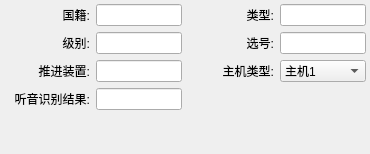
           <widget class="QWidget" name="tab_5">
            <attribute name="title">
             <string>目标信息</string>
            </attribute>
            <layout class="QGridLayout" name="gridLayout_3" rowstretch="1,1,1,1,0" columnstretch="1,1,1,1">
             <property name="leftMargin">
              <number>4</number>
             </property>
             <property name="topMargin">
              <number>4</number>
             </property>
             <property name="rightMargin">
              <number>4</number>
             </property>
             <property name="bottomMargin">
              <number>4</number>
             </property>
             <property name="spacing">
              <number>6</number>
             </property>
             <item row="0" column="0">
              <widget class="QLabel" name="label_14">
               <property name="maximumSize">
                <size>
                 <width>120</width>
                 <height>16777215</height>
                </size>
               </property>
               <property name="text">
                <string>国籍:</string>
               </property>
               <property name="alignment">
                <set>Qt::AlignRight|Qt::AlignTrailing|Qt::AlignVCenter</set>
               </property>
              </widget>
             </item>
             <item row="0" column="1">
              <widget class="QLineEdit" name="lineEdit_7"/>
             </item>
             <item row="2" column="1">
              <widget class="QLineEdit" name="lineEdit_11"/>
             </item>
             <item row="2" column="0">
              <widget class="QLabel" name="label_16">
               <property name="maximumSize">
                <size>
                 <width>120</width>
                 <height>16777215</height>
                </size>
               </property>
               <property name="text">
                <string>推进装置:</string>
               </property>
               <property name="alignment">
                <set>Qt::AlignRight|Qt::AlignTrailing|Qt::AlignVCenter</set>
               </property>
              </widget>
             </item>
             <item row="3" column="0">
              <widget class="QLabel" name="label_17">
               <property name="maximumSize">
                <size>
                 <width>120</width>
                 <height>16777215</height>
                </size>
               </property>
               <property name="text">
                <string>听音识别结果:</string>
               </property>
               <property name="alignment">
                <set>Qt::AlignRight|Qt::AlignTrailing|Qt::AlignVCenter</set>
               </property>
              </widget>
             </item>
             <item row="1" column="2">
              <widget class="QLabel" name="label_19">
               <property name="maximumSize">
                <size>
                 <width>120</width>
                 <height>16777215</height>
                </size>
               </property>
               <property name="text">
                <string>选号:</string>
               </property>
               <property name="alignment">
                <set>Qt::AlignRight|Qt::AlignTrailing|Qt::AlignVCenter</set>
               </property>
              </widget>
             </item>
             <item row="2" column="2">
              <widget class="QLabel" name="label_20">
               <property name="maximumSize">
                <size>
                 <width>120</width>
                 <height>16777215</height>
                </size>
               </property>
               <property name="text">
                <string>主机类型:</string>
               </property>
               <property name="alignment">
                <set>Qt::AlignRight|Qt::AlignTrailing|Qt::AlignVCenter</set>
               </property>
              </widget>
             </item>
             <item row="0" column="3">
              <widget class="QLineEdit" name="lineEdit_13"/>
             </item>
             <item row="1" column="0">
              <widget class="QLabel" name="label_15">
               <property name="maximumSize">
                <size>
                 <width>120</width>
                 <height>16777215</height>
                </size>
               </property>
               <property name="text">
                <string>级别:</string>
               </property>
               <property name="alignment">
                <set>Qt::AlignRight|Qt::AlignTrailing|Qt::AlignVCenter</set>
               </property>
              </widget>
             </item>
             <item row="1" column="1">
              <widget class="QLineEdit" name="lineEdit_8"/>
             </item>
             <item row="3" column="1">
              <widget class="QLineEdit" name="lineEdit_12"/>
             </item>
             <item row="1" column="3">
              <widget class="QLineEdit" name="lineEdit_14"/>
             </item>
             <item row="0" column="2">
              <widget class="QLabel" name="label_18">
               <property name="maximumSize">
                <size>
                 <width>120</width>
                 <height>16777215</height>
                </size>
               </property>
               <property name="text">
                <string>类型:</string>
               </property>
               <property name="alignment">
                <set>Qt::AlignRight|Qt::AlignTrailing|Qt::AlignVCenter</set>
               </property>
              </widget>
             </item>
             <item row="2" column="3">
              <widget class="QComboBox" name="comboBox_6">
               <item>
                <property name="text">
                 <string>主机1</string>
                </property>
               </item>
               <item>
                <property name="text">
                 <string>主机2</string>
                </property>
               </item>
               <item>
                <property name="text">
                 <string>主机3</string>
                </property>
               </item>
              </widget>
             </item>
             <item row="4" column="1">
              <spacer name="verticalSpacer_4">
               <property name="orientation">
                <enum>Qt::Vertical</enum>
               </property>
               <property name="sizeHint" stdset="0">
                <size>
                 <width>20</width>
                 <height>40</height>
                </size>
               </property>
              </spacer>
             </item>
            </layout>
           </widget>
